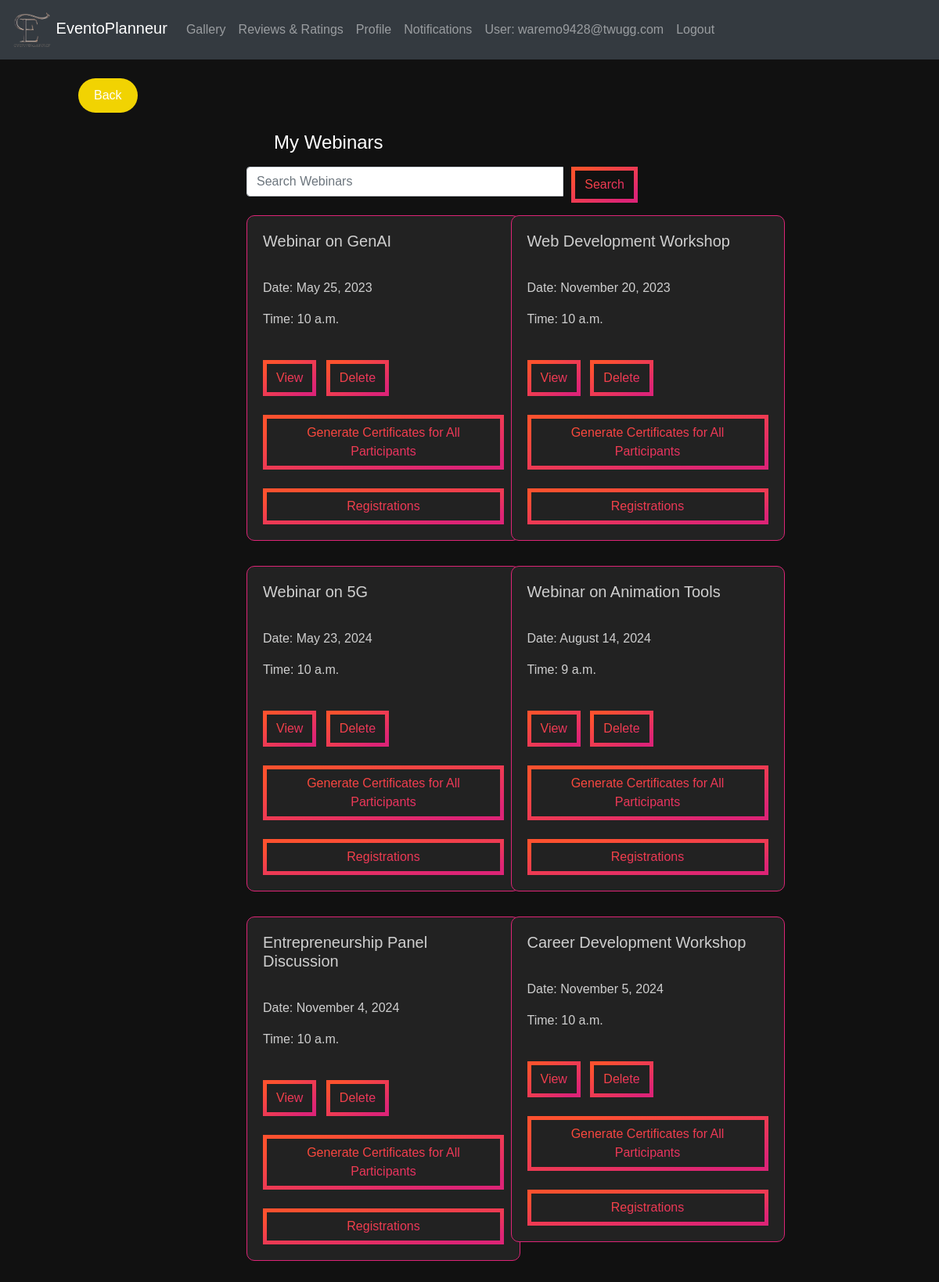
The page /completed_webinar/ (signed in) on the database its author committed.
### eventapp/models.py (models this page shows, shortened)
class CustomUser(AbstractUser):
    username = None
    USERNAME_FIELD  = 'email'
    email = models.EmailField(unique=True)
    password = models.CharField(max_length=128)
    is_organizer = models.BooleanField(default=False)
    is_provider = models.BooleanField(default=False)
    is_attendee = models.BooleanField(default=False)
    is_verified = models.BooleanField(default=False)
    verification_token = models.CharField(max_length=100, blank=True, null=True)
    REQUIRED_FIELDS = []
    objects = CustomUserManager()

class Webinar(models.Model):
    EVENT_TYPE_CHOICES = [
    ('Online', 'Online'),
    ('Offline', 'Offline'),
]
    id = models.AutoField(primary_key=True)
    title = models.CharField(max_length=100)
    event_type = models.CharField(max_length=10, choices=EVENT_TYPE_CHOICES, default='offline')
    description = models.TextField()
    date = models.DateField(default=None, blank=True, null=True)
    start_time = models.TimeField(blank=True, null=True)
    end_time = models.TimeField(blank=True, null=True)
    location = models.CharField(max_length=200, blank=True, null=True)
    poster = models.URLField(blank=True, null=True)
    organizer_name = models.CharField(max_length=100)
    deadline = models.DateField(default=None, blank=True, null=True)
    fee = models.DecimalField(max_digits=10, decimal_places=2, blank=True, null=True)
    speakers = models.ManyToManyField(Speaker, blank=True)
    org_user=models.ForeignKey(CustomUser, on_delete=models.CASCADE,null=True,blank=True)
    livestream = models.URLField(blank=True, null=True)
    phone_number = models.CharField(max_length=15)
    max_participants = models.PositiveIntegerField(null=True,default=50)
    status = models.IntegerField(default=1,null=True,blank=True)
    certificate_status = models.IntegerField(default=0,null=True,blank=True)

### eventapp/views.py (the view)
# urls.py: path('completed_webinar/', views.completed_webinar, name='completed_webinar'),
@login_required
def completed_webinar(request):
    org_user = request.user
    search_query = request.GET.get('search', '')
    current_date = timezone.now().date()
    if search_query:
        update_webinar = Webinar.objects.filter(
            Q(org_user=org_user, status=1),
            Q(title__icontains=search_query),Q(date__lt=current_date)
        ).order_by('date')
    else:
        update_webinar = Webinar.objects.filter(org_user=org_user, status=1,date__lt=current_date).order_by('date')
    context = {'update_webinar': update_webinar, 'search_query': search_query}
    return render(request, 'completed_webinar.html', context)

### templates/completed_webinar.html (shortened to what this page needs)
{% load static %}
<!DOCTYPE html>
<html lang="en">
<head>
  <link rel="stylesheet" href="https://maxcdn.bootstrapcdn.com/bootstrap/4.5.2/css/bootstrap.min.css">
  <link rel="stylesheet"type="text/css" href="{% static 'css/webinar.css' %}">
</head>
<body>
  <nav class="navbar navbar-expand-md bg-dark navbar-dark">
    <div class="containers">
      <a class="navbar-brand" href="{% url 'eventapp:orghome' %}">
        <img src="{% static 'images/Eventoplanneur.png' %}" alt="Logo" width="50"> EventoPlanneur
      </a>
      <div class="collapse navbar-collapse" id="navbarCollapse">
        <ul class="navbar-nav ml-auto">
          <li class="nav-item"><a class="nav-link" href="#gallery">Gallery</a></li>
          <li class="nav-item"><a class="nav-link" href="#reviews">Reviews & Ratings</a></li>
          <li class="nav-item"><a class="nav-link" href="{% url 'eventapp:org_profile' %}">Profile</a></li>
          <li class="nav-item"><a class="nav-link" href="#notifications">Notifications</a></li>
          <li class="nav-item">
            {% if user.is_authenticated %}
            <a class="nav-link" >User: {{ user.email }}</a>
            <li class="nav-item"><a href="{% url 'eventapp:logout' %}" class="nav-link">Logout</a></li>
            {% endif %}
          </li>
        </ul>
      </div>
    </div>
  </nav>
  <div style="margin-left:100px;margin-right:225px" ><br>
    <a class="btn2" onclick="goBack()" style="background-color: #F1D302; /* Yellow */
    border: none;
    color: white;
    padding: 10px 20px;
    text-align: center;
    text-decoration: none;
    display: inline-block;
    font-size: 16px;
    cursor: pointer;
    border-radius: 40px;">
    Back
</a>
    <div style="margin-left:200px;" ><br>
      <h4 style="margin-left:50px;color:white">My Webinars</h4>
{% block content %}
    <div class="container mx-auto mt-3">
        <div class="row">
            <div class="col-md-12 mb-3">
                <form method="GET" action="{% url 'eventapp:completed_webinar' %}">
                    <div class="input-group">
                        <input type="text" class="form-control" name="search" placeholder="Search Webinars">
                        <div class="input-group-append">
                            <button class="btn btn-outline-secondary" type="submit"> Search</button>
                        </div>
                    </div>
                </form>
            </div>
            {% for i in update_webinar %}
                <div class="col-md-6">
                    <div class="card" style="width: 350px;">
                        <div class="card-body">
                            <h5 class="card-title">{{ i.title }}</h5><br>
                            <p class="card-text">Date: {{ i.date|date:"F j, Y" }}<br><p>
                            <p class="card-text">Time: {{ i.start_time }}<br><br></p>
                            <a href="{% url 'view_webinar' i.id %}" class="btn mr-2"> View </a>
                            <a href="{% url 'delete_webinar' i.id %}" class="btn"> Delete</a><br><br>
                            <a href="{% url 'update_certificate_status' i.id %}" id="generateCertificatesBtn" class="btn">Generate Certificates for All Participants</a><br><br>
                            <a style="width: 100%;" href="{% url 'display_registrations' i.id %}" class="btn"> Registrations</a>
                        </div>
                    </div>
                </div>
            {% endfor %}
        </div>
    </div>
{% endblock %}
      </div>
    </div>
</body>
</html>

### static/css/webinar.css (style rules this page uses)
body { font-family: Arial, sans-serif; margin: 0; padding: 0; background-position: center; color: #ad6341; background-image: url("/static/images/bg.gif"); background-size: cover; }
.containers { display: flex; justify-content: space-between; text-align: right; }
.container { display: flex; justify-content: space-between; margin: 5px; }
button { font-family: Arial, Helvetica, sans-serif; font-weight: bold; color: white; background-color: #171717; padding: 1em 2em; border: none; border-radius: .6rem; position: relative; cursor: pointer; overflow: hidden; }
.card { width: 190px; border-radius: 10px; }

### templates/completed_webinar.html (style rules this page uses)
:root { --gradient: linear-gradient(to left top, #DD2476 10%, #FF512F 90%) !important; }
body { background: #111 !important;; }
.input-group { width:500px; }
.input-group-append { margin-left:10px; }
.card { background: #222; border: 1px solid #dd2476; color: rgba(250, 250, 250, 0.8); margin-bottom: 2rem; }
.btn { border: 5px solid; border-image-slice: 1; background: var(--gradient) !important; -webkit-background-clip: text !important; -webkit-text-fill-color: transparent !important; border-image-source: var(--gradient) !important; text-decoration: none; transition: all .4s ease; }

### rows shown on the page
CustomUser: email "waremo9428@twugg.com"
Webinar: title "Webinar on GenAI", date "May 25, 2023", start_time "10 a.m."
Webinar: title "Web Development Workshop", date "November 20, 2023", start_time "10 a.m."
Webinar: title "Webinar on 5G", date "May 23, 2024", start_time "10 a.m."
Webinar: title "Webinar on Animation Tools", date "August 14, 2024", start_time "9 a.m."
Webinar: title "Entrepreneurship Panel Discussion", date "November 4, 2024", start_time "10 a.m."
Webinar: title "Career Development Workshop", date "November 5, 2024", start_time "10 a.m."
